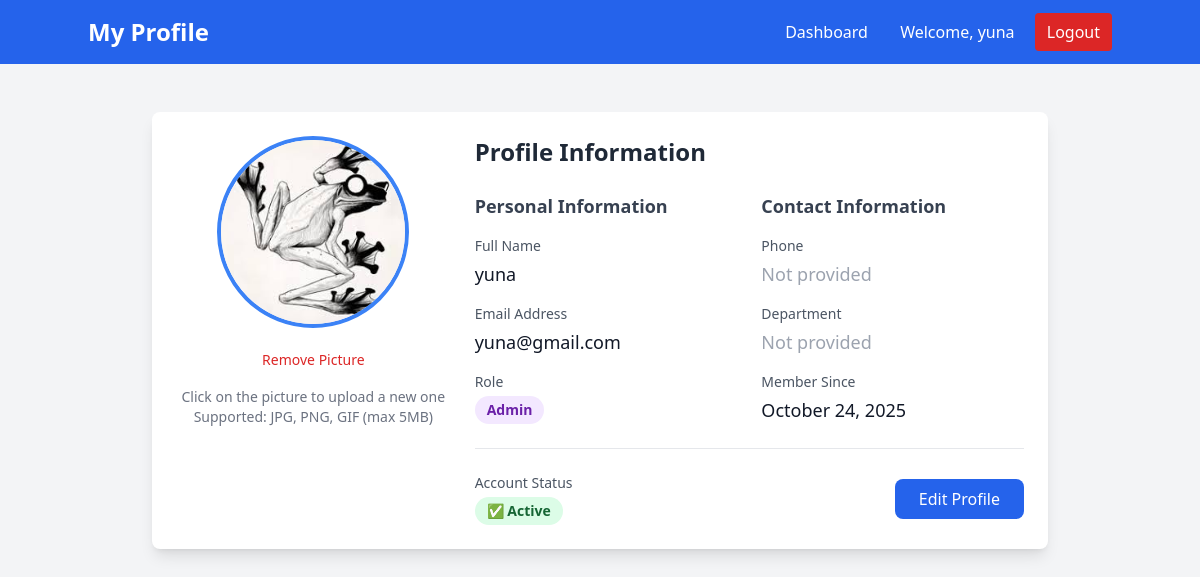
Page /profile (signed in) on the committed database.
### models.py (models this page shows)
class User(Base):
    __tablename__ = "users"
    id = Column(Integer, primary_key=True, index=True)
    email = Column(String(255), unique=True, index=True, nullable=False)
    hashed_password = Column(String(255), nullable=False)
    full_name = Column(String(255), nullable=False)
    role = Column(Enum(UserRole), nullable=False, default=UserRole.STUDENT)
    phone = Column(String(20))
    department = Column(String(255))
    profile_picture = Column(String(500), default="default_avatar.png")
    created_at = Column(DateTime(timezone=True), server_default=func.now())
    is_active = Column(Boolean, default=True)
    created_internships = relationship("Internship", back_populates="creator")
    applications = relationship("InternshipApplication", back_populates="student")
    assigned_tasks = relationship("Task", foreign_keys="Task.student_id", back_populates="student")
    assigned_by_tasks = relationship("Task", foreign_keys="Task.assigned_by", back_populates="assigner")
    student_feedback = relationship("Feedback", foreign_keys="Feedback.student_id", back_populates="student")
    mentor_feedback = relationship("Feedback", foreign_keys="Feedback.mentor_id", back_populates="mentor")

### app.py (the view)
@app.get("/profile", response_class=HTMLResponse)
async def profile_page(request: Request, db: Session = Depends(get_db)):
    try:
        user = await get_current_user_from_cookie(request, db)
        return templates.TemplateResponse("profile.html", {
            "request": request,
            "user": user
        })
    except Exception as e:
        print(f"Profile page error: {e}")
        return RedirectResponse("/login")

### templates/profile.html (shortened to what this page needs)
<!DOCTYPE html>
<html>
<head>
    <script src="https://cdn.tailwindcss.com"></script>
</head>
<body class="bg-gray-100">
    <nav class="bg-blue-600 text-white p-4">
        <div class="container mx-auto flex justify-between items-center">
            <h1 class="text-2xl font-bold">My Profile</h1>
            <div class="space-x-4">
                <a href="/dashboard" class="hover:bg-blue-700 px-3 py-2 rounded">Dashboard</a>
                <span>Welcome, {{ user.full_name }}</span>
                <a href="/logout" class="bg-red-600 hover:bg-red-700 px-3 py-2 rounded">Logout</a>
            </div>
        </div>
    </nav>
    <div class="container mx-auto mt-8 p-4">
        <div class="max-w-4xl mx-auto">
            <div class="bg-white rounded-lg shadow-lg p-6 mb-6">
                <div class="flex flex-col md:flex-row gap-6">
                    <div class="md:w-1/3 text-center">
                        <div class="relative inline-block">
                        </div>
                        <button onclick="removeProfilePicture()"
                                class="mt-4 text-red-600 hover:text-red-800 text-sm">
                            Remove Picture
                        </button>
                        <div class="mt-4 text-sm text-gray-500">
                            <p>Click on the picture to upload a new one</p>
                            <p>Supported: JPG, PNG, GIF (max 5MB)</p>
                        </div>
                    </div>
                    <div class="md:w-2/3">
                        <h2 class="text-2xl font-bold mb-6 text-gray-800">Profile Information</h2>
                        <div class="grid grid-cols-1 md:grid-cols-2 gap-6">
                            <div>
                                <h3 class="text-lg font-semibold mb-4 text-gray-700">Personal Information</h3>
                                <div class="space-y-4">
                                    <div>
                                        <label class="block text-sm font-medium text-gray-600">Full Name</label>
                                        <p class="mt-1 text-lg text-gray-900">{{ user.full_name }}</p>
                                    </div>
                                    <div>
                                        <label class="block text-sm font-medium text-gray-600">Email Address</label>
                                        <p class="mt-1 text-lg text-gray-900">{{ user.email }}</p>
                                    </div>
                                    <div>
                                        <label class="block text-sm font-medium text-gray-600">Role</label>
                                        <span class="mt-1 inline-block px-3 py-1 text-sm font-semibold rounded-full
                                            {% if user.role == 'admin' %}bg-purple-100 text-purple-800
                                            {% elif user.role == 'mentor' %}bg-blue-100 text-blue-800
                                            {% else %}bg-green-100 text-green-800{% endif %}">
                                            {{ user.role|title }}
                                        </span>
                                    </div>
                                </div>
                            </div>
                            <div>
                                <h3 class="text-lg font-semibold mb-4 text-gray-700">Contact Information</h3>
                                <div class="space-y-4">
                                    <div>
                                        <label class="block text-sm font-medium text-gray-600">Phone</label>
                                        <p class="mt-1 text-lg text-gray-900">
                                            {% if user.phone %}
                                                {{ user.phone }}
                                            {% else %}
                                                <span class="text-gray-400">Not provided</span>
                                            {% endif %}
                                        </p>
                                    </div>
                                    <div>
                                        <label class="block text-sm font-medium text-gray-600">Department</label>
                                        <p class="mt-1 text-lg text-gray-900">
                                            {% if user.department %}
                                                {{ user.department }}
                                            {% else %}
                                                <span class="text-gray-400">Not provided</span>
                                            {% endif %}
                                        </p>
                                    </div>
                                    <div>
                                        <label class="block text-sm font-medium text-gray-600">Member Since</label>
                                        <p class="mt-1 text-lg text-gray-900">
                                            {{ user.created_at.strftime('%B %d, %Y') }}
                                        </p>
                                    </div>
                                </div>
                            </div>
                        </div>
                        <div class="mt-6 pt-6 border-t border-gray-200">
                            <div class="flex items-center justify-between">
                                <div>
                                    <label class="block text-sm font-medium text-gray-600">Account Status</label>
                                    <span class="mt-1 inline-flex items-center px-3 py-1 rounded-full text-sm font-semibold
                                        {% if user.is_active %}bg-green-100 text-green-800
                                        {% else %}bg-red-100 text-red-800{% endif %}">
                                        {% if user.is_active %}
                                            ✅ Active
                                        {% else %}
                                            ❌ Inactive
                                        {% endif %}
                                    </span>
                                </div>
                                <button onclick="editProfile()"
                                        class="bg-blue-600 text-white px-6 py-2 rounded-lg hover:bg-blue-700 transition">
                                    Edit Profile
                                </button>
                            </div>
                        </div>
                    </div>
                </div>
            </div>
        </div>
    </div>
</body>
</html>

### rows in the picture
User: full_name "yuna", email "yuna@gmail.com", role "Admin", created_at "October 24, 2025"
